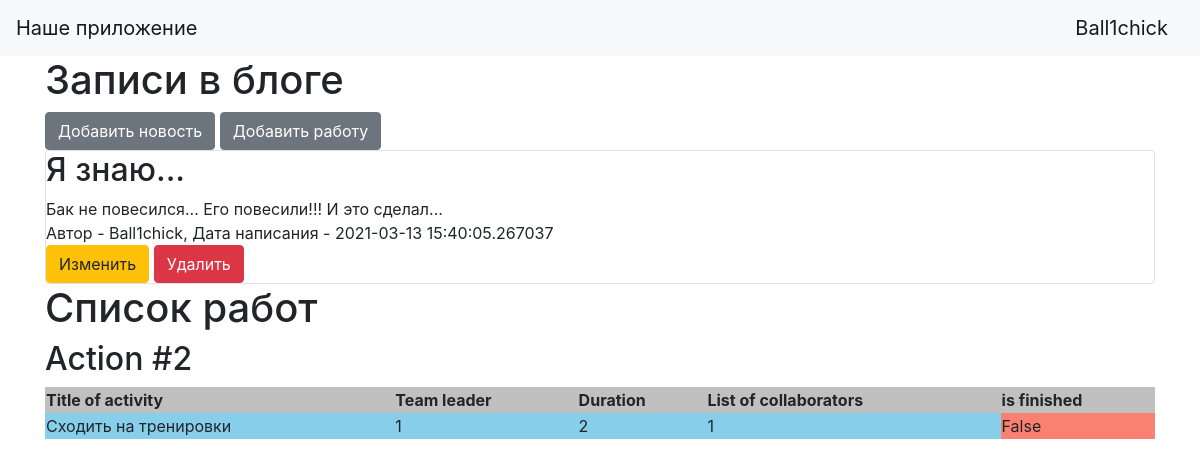
/ (signed in), run on the app's committed database.
### data/users.py (models this page shows, shortened)
class User(SqlAlchemyBase, UserMixin):
    __tablename__ = 'users'
    id = sqlalchemy.Column(sqlalchemy.Integer, primary_key=True, autoincrement=True)
    surname = sqlalchemy.Column(sqlalchemy.String, nullable=True)
    name = sqlalchemy.Column(sqlalchemy.String, nullable=True)
    about = sqlalchemy.Column(sqlalchemy.String, nullable=True)
    age = sqlalchemy.Column(sqlalchemy.Integer, nullable=True)
    position = sqlalchemy.Column(sqlalchemy.String, nullable=True)
    speciality = sqlalchemy.Column(sqlalchemy.String, nullable=True)
    address = sqlalchemy.Column(sqlalchemy.String, nullable=True)
    email = sqlalchemy.Column(sqlalchemy.String, index=True, unique=True, nullable=True)
    hashed_password = sqlalchemy.Column(sqlalchemy.String, nullable=True)
    modified_date = sqlalchemy.Column(sqlalchemy.DateTime, default=datetime.datetime.now)
    news = orm.relation("News", back_populates='user')
    jobs = orm.relation("Jobs", back_populates='user')

### data/news.py (models this page shows)
class News(SqlAlchemyBase):
    __tablename__ = 'news'
    id = sqlalchemy.Column(sqlalchemy.Integer,
                           primary_key=True, autoincrement=True)
    title = sqlalchemy.Column(sqlalchemy.String, nullable=True)
    content = sqlalchemy.Column(sqlalchemy.String, nullable=True)
    created_date = sqlalchemy.Column(sqlalchemy.DateTime,
                                     default=datetime.datetime.now)
    is_private = sqlalchemy.Column(sqlalchemy.Boolean, default=True)
    user_id = sqlalchemy.Column(sqlalchemy.Integer,
                                sqlalchemy.ForeignKey("users.id"))
    user = orm.relation('User')
    categories = orm.relation("Category",
                              secondary="association",
                              backref="news")

### data/jobs.py (models this page shows)
class Jobs(SqlAlchemyBase):
    __tablename__ = 'jobs'
    id = sqlalchemy.Column(sqlalchemy.Integer, primary_key=True, autoincrement=True)
    team_leader = sqlalchemy.Column(sqlalchemy.Integer, sqlalchemy.ForeignKey("users.id"))
    job = sqlalchemy.Column(sqlalchemy.String, nullable=True)
    work_size = sqlalchemy.Column(sqlalchemy.Integer, nullable=True)
    collaborators = sqlalchemy.Column(sqlalchemy.String, nullable=True)
    start_date = sqlalchemy.Column(sqlalchemy.DateTime, default=datetime.datetime.now)
    end_date = sqlalchemy.Column(sqlalchemy.DateTime, nullable=True)
    is_finished = sqlalchemy.Column(sqlalchemy.BOOLEAN, nullable=True)
    user = orm.relation('User')

### main.py (the view)
@app.route("/")
def index():
    db_sess = db_session.create_session()
    jobs = db_sess.query(Jobs)
    if current_user.is_authenticated:
        news = db_sess.query(News).filter(
            (News.user == current_user) | (News.is_private != True))
    else:
        news = db_sess.query(News).filter(News.is_private != True)
    return render_template("index.html", news=news, jobs=jobs)

### data/db_session.py (called while the page is built)
def create_session() -> Session:
    global __factory
    return __factory()

### main.py (called while the page is built)
@login_manager.user_loader
def load_user(user_id):
    db_sess = db_session.create_session()
    return db_sess.query(User).get(user_id)

### templates/index.html (shortened to what this page needs)
{% extends "base.html" %}
{% block content %}
<h1>Записи в блоге</h1>
{% if current_user.is_authenticated %}
    <a href="news" class="btn btn-secondary">Добавить новость</a>
	<a href="add_jobs" class="btn btn-secondary">Добавить работу</a>
{% endif %}
{% for item in news%}
<div class="col-md6 border rounded">
    <h2>{{item.title}}</h2>
    <div>
        {{item.content}}
    </div>
    <div>
        Автор - {{item.user.name}}, Дата написания - {{item.created_date}}
    </div>
	{% if current_user.is_authenticated and current_user == item.user %}
    <div>
        <a href="/news/{{ item.id }}" class="btn btn-warning">
            Изменить
        </a>
        <a href="/news_delete/{{ item.id }}" class="btn btn-danger">
            Удалить
        </a>
    </div>
	{% endif %}
</div>
{% endfor %}
<h1>Список работ</h1>
{% for item in jobs%}
<h2>Action #{{item.id}}</h2>
<table width="100%">
	<tr><th>Title of activity</th><th>Team leader</th><th>Duration</th><th>List of collaborators</th><th>is finished</th></tr>
	<tr><td>{{item.job}}</td><td>{{item.team_leader}}</td><td>{{item.work_size}}</td><td>{{item.collaborators}}</td>
	{% if item.is_finished %}
		<td style="background:Aquamarine">{{item.is_finished}}</td></tr>
	{% else %}
		<td style="background:Salmon">{{item.is_finished}}</td></tr>
	{% endif %}
</table>
{% endfor %}
{% endblock %}

### templates/base.html (shortened to what this page needs)
<!doctype html>
<html lang="en">
<head>
    <link rel="stylesheet"
          href="https://stackpath.bootstrapcdn.com/bootstrap/4.4.1/css/bootstrap.min.css"
>
</head>
<body>
<header>
    <nav class="navbar navbar-light bg-light">
        <a class="navbar-brand" href="#">Наше приложение</a>
		{% if current_user.is_authenticated %}
			<a class="navbar-brand" href="/logout">{{ current_user.name }}</a>
		{% else %}
			<p>
			<a class="btn btn-primary " href="/register">Зарегистрироваться</a>
			<a class="btn btn-success" href="/login">Войти</a>
			</p>
		{% endif %}
    </nav>
</header>
<main role="main" class="container">
    {% block content %}{% endblock %}
</main>
</body>
</html>

### templates/index.html (style rules this page uses)
th { background-color:Silver; }
td { background-color:SkyBlue; }

### data on the page
User: name "Ball1chick"
News: title "Я знаю...", content "Бак не повесился... Его повесили!!! И это сделал...", user.name "Ball1chick", created_date "2021-03-13 15:40:05.267037"
Jobs: id "2", job "Сходить на тренировки", team_leader "1", work_size "2", collaborators "1", is_finished "False"
